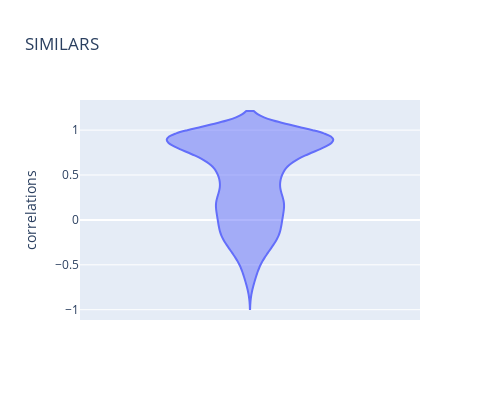
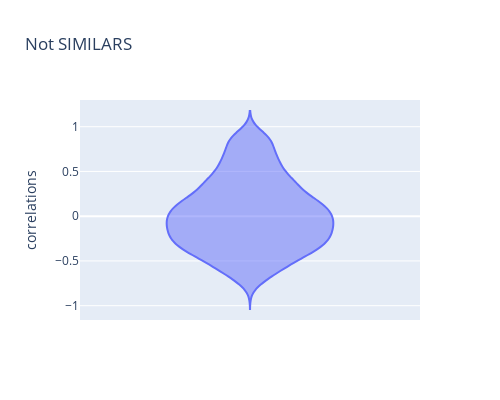

The code cell stored with these charts, in order, in its notebook:
### Markdown cell above
### Okay. now we plot the distributions of similarities divided into classes. first, those pairs that are already know to be similar. Second those that are not.

### Code cell
choice=np.random.choice(cos_sim_f_flatten1.shape[0], 2048)
cos_sim_f_flatten1=cos_sim_f_flatten1[choice]
cos_sim_f_flatten1=pd.DataFrame(cos_sim_f_flatten1,columns=['correlations'])
fig=px.violin(cos_sim_f_flatten1, y='correlations',width=500, height=400,title="SIMILARS")
fig.show()


choice=np.random.choice(cos_sim_f_flatten0.shape[0], 2048)
cos_sim_f_flatten0=cos_sim_f_flatten0[choice]
cos_sim_f_flatten0=pd.DataFrame(cos_sim_f_flatten0,columns=['correlations'])
fig=px.violin(cos_sim_f_flatten0, y='correlations',width=500, height=400,title="Not SIMILARS")
fig.show()

### Figure 1 — Plotly figure (JSON) as saved in the notebook; plotly's stock layout.template omitted (floating-point values rounded to 4 significant figures; data arrays with more than 128 entries replaced by an {"elided": "..."} marker saying what was removed)
{"data": [{"alignmentgroup": "True", "box": {"visible": false}, "hovertemplate": "correlations=%{y}<extra></extra>", "legendgroup": "", "marker": {"color": "#636efa"}, "name": "", "offsetgroup": "", "orientation": "v", "scalegroup": "True", "showlegend": false, "type": "violin", "x0": " ", "xaxis": "x", "y": {"elided": "2048 float values"}, "y0": " ", "yaxis": "y"}], "layout": {"height": 400, "legend": {"tracegroupgap": 0}, "title": {"text": "SIMILARS"}, "violinmode": "group", "width": 500, "xaxis": {"anchor": "y", "domain": [0, 1]}, "yaxis": {"anchor": "x", "domain": [0, 1], "title": {"text": "correlations"}}}}

### Figure 2 — Plotly figure (JSON) as saved in the notebook; plotly's stock layout.template omitted (floating-point values rounded to 4 significant figures; data arrays with more than 128 entries replaced by an {"elided": "..."} marker saying what was removed)
{"data": [{"alignmentgroup": "True", "box": {"visible": false}, "hovertemplate": "correlations=%{y}<extra></extra>", "legendgroup": "", "marker": {"color": "#636efa"}, "name": "", "offsetgroup": "", "orientation": "v", "scalegroup": "True", "showlegend": false, "type": "violin", "x0": " ", "xaxis": "x", "y": {"elided": "2048 float values"}, "y0": " ", "yaxis": "y"}], "layout": {"height": 400, "legend": {"tracegroupgap": 0}, "title": {"text": "Not SIMILARS"}, "violinmode": "group", "width": 500, "xaxis": {"anchor": "y", "domain": [0, 1]}, "yaxis": {"anchor": "x", "domain": [0, 1], "title": {"text": "correlations"}}}}
